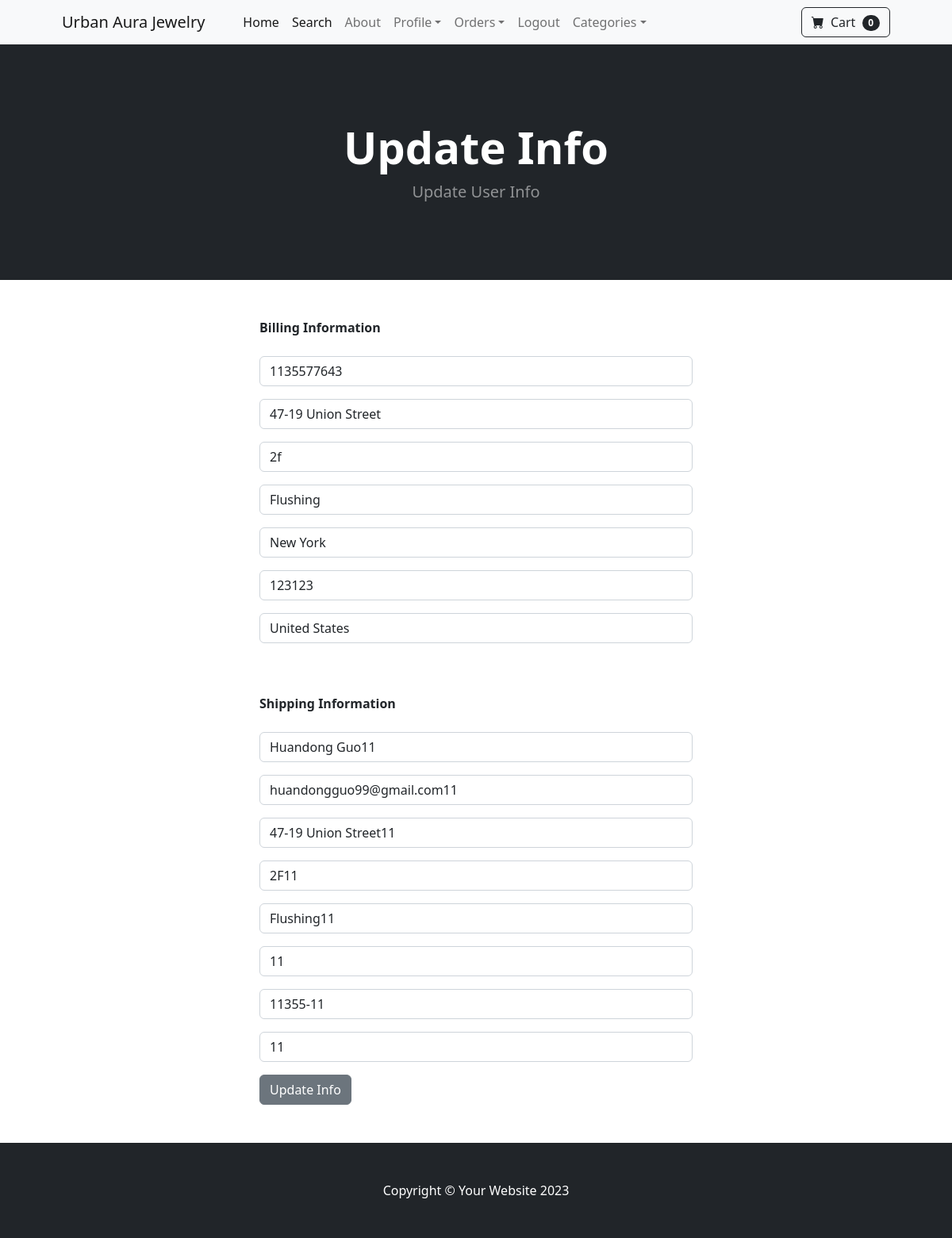
The page /update_info/ (signed in) on the database its author committed.
### store/models.py (models this page shows, shortened)
class Profile(models.Model):
    user = models.OneToOneField(User, on_delete=models.CASCADE)
    date_modified = models.DateTimeField(User, auto_now_add=True)
    phone = models.CharField(max_length=20, blank=True)
    address = models.CharField(max_length=200, blank=True)
    address2 = models.CharField(max_length=200, null=True, blank=True)
    city = models.CharField(max_length=50, blank=True)
    state = models.CharField(max_length=50, blank=True)
    zipcode = models.CharField(max_length=10, blank=True)
    country = models.CharField(max_length=50, blank=True)
    old_cart = models.CharField(max_length=50, blank=True, null=True)

### payment/models.py (models this page shows, shortened)
class ShippingAddress(models.Model):
    user = models.ForeignKey(User, on_delete=models.CASCADE, null=True, blank=True )
    Shipping_full_name = models.CharField(max_length=255)
    Shipping_email = models.CharField(max_length=255)
    Shipping_address1 = models.CharField(max_length=255)
    Shipping_address2 = models.CharField(max_length=255, null=True, blank=True)
    Shipping_city = models.CharField(max_length=255)
    Shipping_state = models.CharField(max_length=255, null=True, blank=True)
    Shipping_zip_code = models.CharField(max_length=10, null=True, blank=True)
    Shipping_country = models.CharField(max_length=255)
    class Meta:
        verbose_name_plural = 'Shipping Address'

### store/views.py (the view)
# urls.py: path('update_info/', views.update_info, name='update_info'),
def update_info(request):
    if request.user.is_authenticated:
        current_user = Profile.objects.get(user__id=request.user.id)
        shipping_user = ShippingAddress.objects.get(user__id=request.user.id)
        form = UserInfoForm(request.POST or None, instance=current_user)
        shipping_form = ShippingAddressForm(request.POST or None, instance=shipping_user)
        if form.is_valid() or shipping_form.is_valid():
            form.save()
            shipping_form.save()
            messages.success(request, "Your info updated successfully")
            return redirect('home')
        return render(request, 'update_info.html', {'form': form, 'shipping_form': shipping_form})
    else:
        messages.success(request, "You must be logged in to update your profile!")
        return redirect('home')

### cart/cart.py (called while the page is built)
    def __len__(self):
        return len(self.cart)

### cart/context_processors.py (called while the page is built)
def cart(request):
    return {'cart': Cart(request)}

### store/templates/update_info.html (shortened to what this page needs)
{% extends 'base.html' %}
{% block content %}
        <header class="bg-dark py-5">
            <div class="container px-4 px-lg-5 my-5">
                <div class="text-center text-white">
                    <h1 class="display-4 fw-bolder">Update Info</h1>
                    <p class="lead fw-normal text-white-50 mb-0">Update User Info</p>
                </div>
            </div>
        </header>
        <div class ="container" >
            <div class = "row" >
                    <div class = "col-md-6 offset-md-3">
                        <br/><br/>
                        <strong>Billing Information</strong>
                        <br/><br/>
<form method ="POST" action="{% url 'update_info' %}">
    {{form.as_p}}
    <br><br/>
    <strong>Shipping Information</strong>
    <br/><br/>
    {{ shipping_form.as_p }}
    <button type = "submit" class=" btn btn-secondary">
        Update Info
    </button>
</form>
                        <br><br/>
                   </div>
            </div>
        </div>
{% endblock %}

### rows shown on the page
Profile: phone "1135577643", address "47-19 Union Street", address2 "2f", city "Flushing", state "New York", zipcode "123123", country "United States"
ShippingAddress: Shipping_full_name "Huandong Guo11", Shipping_email "huandongguo99@gmail.com11", Shipping_address1 "47-19 Union Street11", Shipping_address2 "2F11", Shipping_city "Flushing11", Shipping_state "11", Shipping_zip_code "11355-11", Shipping_country "11"

### other values the page prints
{{ cart|length }} "0"
